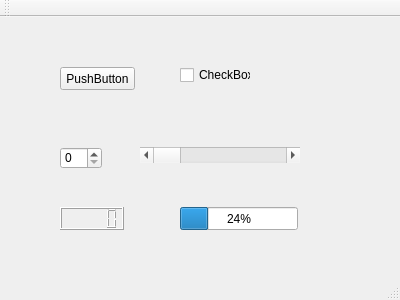
<?xml version="1.0" encoding="UTF-8"?>
<ui version="4.0">
 <class>MainWindow</class>
 <widget class="QMainWindow" name="MainWindow">
  <property name="geometry">
   <rect>
    <x>0</x>
    <y>0</y>
    <width>400</width>
    <height>300</height>
   </rect>
  </property>
  <property name="windowTitle">
   <string>MainWindow</string>
  </property>
  <widget class="QWidget" name="centralWidget">
   <widget class="QPushButton" name="pushButton">
    <property name="geometry">
     <rect>
      <x>60</x>
      <y>50</y>
      <width>75</width>
      <height>23</height>
     </rect>
    </property>
    <property name="text">
     <string>PushButton</string>
    </property>
   </widget>
   <widget class="QCheckBox" name="checkBox">
    <property name="geometry">
     <rect>
      <x>180</x>
      <y>50</y>
      <width>71</width>
      <height>16</height>
     </rect>
    </property>
    <property name="text">
     <string>CheckBox</string>
    </property>
   </widget>
   <widget class="QSpinBox" name="spinBox">
    <property name="geometry">
     <rect>
      <x>60</x>
      <y>130</y>
      <width>42</width>
      <height>22</height>
     </rect>
    </property>
   </widget>
   <widget class="QScrollBar" name="horizontalScrollBar">
    <property name="geometry">
     <rect>
      <x>140</x>
      <y>130</y>
      <width>160</width>
      <height>16</height>
     </rect>
    </property>
    <property name="orientation">
     <enum>Qt::Horizontal</enum>
    </property>
   </widget>
   <widget class="QLCDNumber" name="lcdNumber">
    <property name="geometry">
     <rect>
      <x>60</x>
      <y>190</y>
      <width>64</width>
      <height>23</height>
     </rect>
    </property>
   </widget>
   <widget class="QProgressBar" name="progressBar">
    <property name="geometry">
     <rect>
      <x>180</x>
      <y>190</y>
      <width>118</width>
      <height>23</height>
     </rect>
    </property>
    <property name="value">
     <number>24</number>
    </property>
   </widget>
  </widget>
  <widget class="QMenuBar" name="menuBar">
   <property name="geometry">
    <rect>
     <x>0</x>
     <y>0</y>
     <width>400</width>
     <height>23</height>
    </rect>
   </property>
  </widget>
  <widget class="QToolBar" name="mainToolBar">
   <attribute name="toolBarArea">
    <enum>TopToolBarArea</enum>
   </attribute>
   <attribute name="toolBarBreak">
    <bool>false</bool>
   </attribute>
  </widget>
  <widget class="QStatusBar" name="statusBar"/>
 </widget>
 <layoutdefault spacing="6" margin="11"/>
 <resources/>
 <connections/>
</ui>
